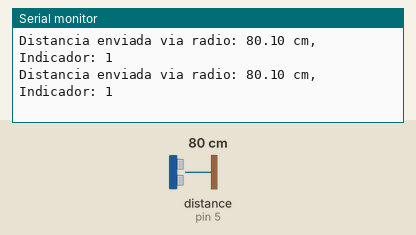
The sketch below on a simulated Arduino Uno, built with avr-gcc and run on an emulated ATmega328P. Parts: the last lines printed to the serial monitor. Wiring (inferred from the names in the program): ultrasonic range finder: trigger pin 4; echo pin 5. The test bench sets the inputs (shaded band); at power-on: distance to the obstacle (sensor on pin 5) 80 cm. The echo pulse lasts 58.3 µs per cm; no radio packets arrive unless stated.

Above: at 1.2 s.
1.3 s: distance to the obstacle (sensor on pin 5) set to 2 cm
At 1.41 s:
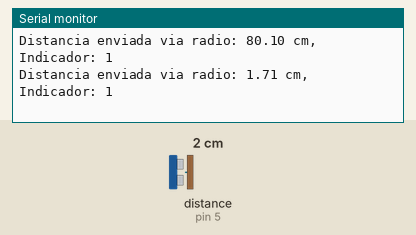
4.3 s: distance to the obstacle (sensor on pin 5) set to 4 cm
At 4.39 s:
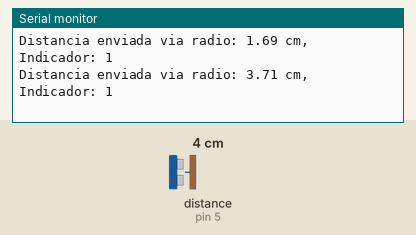
7.3 s: distance to the obstacle (sensor on pin 5) set to 9 cm
At 7.38 s:
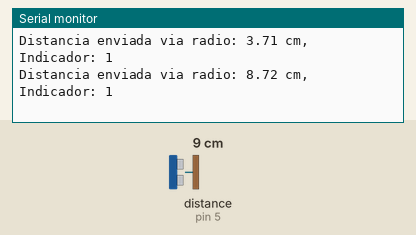
10.3 s: distance to the obstacle (sensor on pin 5) set to 18 cm
At 10.38 s:
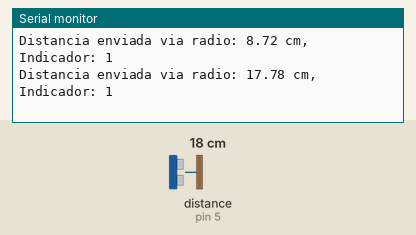
13.3 s: distance to the obstacle (sensor on pin 5) set to 60 cm
At 13.39 s:
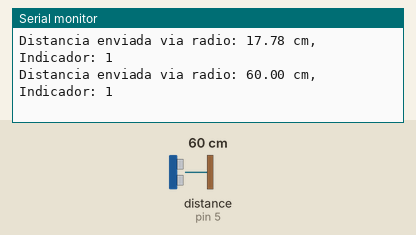
Timing chart, 0 to 16.3 s (numbered marks = the images above; inputs shaded):
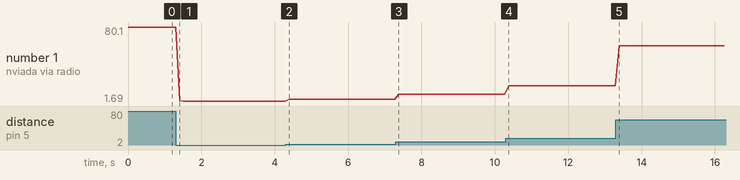

The sketch:

Transmissor.ino
```cpp
#include <SPI.h>
#include <RF24.h>

RF24 radio(9, 8);  // Pinos CE e CSN do módulo nRF24L01
const byte endereco[6] = "00001";  // Endereço do receptor

const int triggerPin = 4;
const int echoPin = 5;

const byte IDENTIFICADOR_BUZZER_ESQUERDA = 1;
const byte IDENTIFICADOR_BUZZER_DIREITA = 2;

struct DadosSensor {
  float distancia;
  byte indicador;
};

void setup() {
  Serial.begin(9600);  // Inicializa a comunicação serial para debug
  radio.begin();  // Inicializa o módulo NRF24L01
  radio.openWritingPipe(endereco);  // Define o endereço do receptor para envio dos dados
  pinMode(triggerPin, OUTPUT);  // Define o pino do trigger do sensor ultrassônico como saída
  pinMode(echoPin, INPUT);  // Define o pino do echo do sensor ultrassônico como entrada
}

void loop() {
  digitalWrite(triggerPin, LOW);  // Configura o trigger como LOW para iniciar a leitura do sensor
  delayMicroseconds(2);  // Pequeno atraso antes de iniciar o pulso de trigger
  digitalWrite(triggerPin, HIGH);  // Inicia o pulso de trigger
  delayMicroseconds(10);  // Pulso de trigger com duração de 10 microssegundos
  digitalWrite(triggerPin, LOW);  // Termina o pulso de trigger

  float distancia = pulseIn(echoPin, HIGH) / 58.0; // Distância em centímetros (sem decimais) lida pelo sensor ultrassônico

  DadosSensor dados;
  dados.distancia = distancia;
  dados.indicador = IDENTIFICADOR_BUZZER_ESQUERDA;  // Define o indicador como IDENTIFICADOR_BUZZER_ESQUERDA para tocar o buzzer da esquerda
  //dados.indicador = IDENTIFICADOR_BUZZER_DIREITA; // Caso queira tocar o buzzer da direita, basta descomentar esta linha e comentar a linha acima

  // Enviamos a estrutura DadosSensor em uma única mensagem
  radio.write(&dados, sizeof(dados));  // Envia os dados para o receptor via rádio

  Serial.print("Distancia enviada via radio: ");
  Serial.print(dados.distancia);  // Imprime a distância lida pelo sensor ultrassônico
  Serial.print(" cm, Indicador: ");
  Serial.println(dados.indicador); // Imprime o indicador enviado junto com a distância via rádio

  delay(100);  // Atraso entre as leituras do sensor e envio dos dados via rádio
}
```

Measured:
- after the input at 1.3 s, the serial monitor: prints a new line after 0.10 s (image 1)
- after the input at 4.3 s, the serial monitor: prints a new line after 0.09 s (image 2)
- after the input at 7.3 s, the serial monitor: prints a new line after 0.08 s (image 3)
- after the input at 10.3 s, the serial monitor: prints a new line after 0.07 s (image 4)
- after the input at 13.3 s, the serial monitor: prints a new line after 0.09 s (image 5)
- plotted number 1: 80.1 → 1.69 after the input at 1.3 s, 1.69 → 3.71 after the input at 4.3 s, 3.71 → 8.72 after the input at 7.3 s, 8.72 → 17.78 after the input at 10.3 s, 17.78 → 60 after the input at 13.3 s
